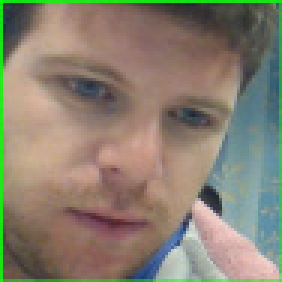
#> input picture face/images/comp000.jpeg, 94 x 94 px (shown 3 times larger)
$ python find_in_photo.py images/comp000.jpeg images/comp10.jpeg   (Python 2 division)   (older library calls are emulated)
#> lines starting #> are read from the running program, lines starting #| are printed output that depends on the picture; after the words box and inside, x2 and y2 are one past the last pixel; in counts of white or black regions, pixels touching at a corner belong together
import os,time
import numpy as np
import cv2,sys,traceback
faces_num = 0
def main():
    # Get user supplied values
    imagePath = sys.argv[1]
    try:
        frame_num = sys.argv[2]
        print frame_num
    except:
        frame_num = "Frame"
        traceback.print_exc(sys.stdout)
    scale = 1.1
    size = 20
    neighbors = 1
    done = False
    record = False
    debug = True
    faceCascade = cv2.CascadeClassifier(str("src/haarcascade_frontalface_default.xml"))
    eye_cascade = cv2.CascadeClassifier(str("src/haarcascade_eye.xml"))
    mouthCascade = cv2.CascadeClassifier(str("src/Mouth.xml"))
    noseCascade = cv2.CascadeClassifier(str("src/haarcascade_mcs_nose.xml"))
    glassesCascade = cv2.CascadeClassifier(str("src/eye_glasses.xml"))
    # Read the image
    # Detect faces in the image
    while not done:
        time.sleep(0.001)
        image = cv2.imread(imagePath)
#> image is the input picture: shape (94, 94, 3); mean B, G, R 112.7, 128.1, 137
        frame = image
        gray = cv2.cvtColor(image, cv2.COLOR_BGR2GRAY)
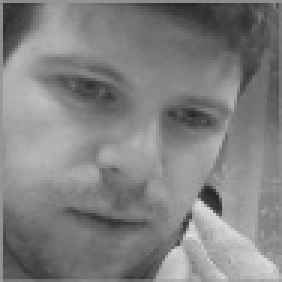
#> gray: shape (94, 94) (shown 3 times larger); min 37, max 225, mean 129
        faces = faceCascade.detectMultiScale(
            gray,
            scaleFactor=scale,
            minNeighbors=neighbors,
            minSize=(size, size),
            flags = cv2.cv.CV_HAAR_SCALE_IMAGE
        )
#> faces = [[2, 4, 89, 89]]
        # Draw a rectangle around the faces
        eye_counter = 0
        face_counter = 0
        feature_width = 10
        if len(faces)>0:
            for (x, y, w, h) in faces:
                mouth_found = False
                nose_found = False
                eye_found = False
                eye_up = 1
                face_counter+=1
                roi_gray = gray[y:y+h, x:x+w]
                roi_color = frame[y:y+h, x:x+w]
                eyes = eye_cascade.detectMultiScale(roi_gray)
                nose = noseCascade.detectMultiScale(roi_gray)
                mouth = mouthCascade.detectMultiScale(roi_gray)
                #cv2.rectangle(frame, (x, y), (x+w, y+h), (255, 0, 0), 2)
                #print 'face  : x = %s  y = %s  w = %s  h = %s'%(x,y,w,h)
                #print "number of eyes = %s"%len(eyes)
                if len(eyes) < 2:
                    eyes = glassesCascade.detectMultiScale(roi_gray)
                    #print len(eyes)
                for i in range(len (eyes)):
                    if eye_found :
                        break
                    for (ex,ey,ew,eh) in eyes:
                        # [6 lines of commented-out code are left out]
                        eye_counter+=1
                        if eye_counter > eye_up:
                            if abs(ey_1-ey) < 20 and abs(ex_1-ex) > 15 and abs(eh_1 -eh ) < 15:
                                #print 'eye_2 : x = %s  y = %s  w = %s  h = %s'%(ex,ey,ew,eh)
                                cv2.rectangle(roi_color,(ex+ew/2,ey+eh/2),(ex+ew/2,ey+eh/2),(0,255, 255),feature_width)
                                cv2.rectangle(roi_color,(ex_1+ew_1/2,ey_1+eh_1/2),(ex_1+ew_1/2,ey_1+eh_1/2),(0,255, 255),feature_width)
                                ex_2 = ex
                                ey_2 = ey
                                ew_2 = ew
                                eh_2 = eh
                                eye_found = True
                                eye_counter = 0
                                eye_up = 1
                                if debug :
                                    cv2.line(roi_color,(ex+ew,ey+eh/2),(ex+ew/2,ey+eh),(0, 255, 255),2)
                                    cv2.line(roi_color,(ex+ew/2,ey),(ex+ew,ey+eh/2),(0, 255, 255),2)
                                    cv2.line(roi_color,(ex+ew/2,ey),(ex,ey+eh/2),(0, 255, 255),2)
                                    cv2.line(roi_color,(ex+ew/2,ey+eh),(ex,ey+eh/2),(0, 255, 255),2)
                                    cv2.line(roi_color,(ex_1+ew_1,ey_1+eh_1/2),(ex_1+ew_1/2,ey_1+eh_1),(0, 255, 255),2)
                                    cv2.line(roi_color,(ex_1+ew_1/2,ey_1),(ex_1+ew_1,ey_1+eh_1/2),(0, 255, 255),2)
                                    cv2.line(roi_color,(ex_1+ew_1/2,ey_1),(ex_1,ey_1+eh_1/2),(0, 255, 255),2)
                                    cv2.line(roi_color,(ex_1+ew_1/2,ey_1+eh_1),(ex_1,ey_1+eh_1/2),(0, 255, 255),2)
                                if record:
                                    cv2.line(roi_color,(ex_1+ew_1/2,ey_1+eh_1/2),(ex_2+ew_2/2,ey_2+eh_2/2),(255, 255, 255),2)
                                break
                            else:
                                eye_counter = 0
                                eye_up += 1
                        elif eye_counter == eye_up:
                            #print 'eye_1 : x = %s  y = %s  w = %s  h = %s'%(ex,ey,ew,eh)
                            ex_1 = ex
                            ey_1 = ey
                            ew_1 = ew
                            eh_1 = eh
                for (mx,my,mw,mh) in mouth:
                    if not eye_found or mouth_found :
                        break
                    else:
                        if my>ey+20 and h <my+mh+20:
                            #print 'mouth : x = %s  y = %s  w = %s  h = %s'%(mx,my,mw,mh)
                            cv2.rectangle(roi_color,(mx+mw/2,my+mh/2),(mx+mw/2,my+mh/2),(255, 0, 255),feature_width)
                            if debug:
                                cv2.line(roi_color,(mx+mw/2,my),(mx,my+mh/2),(255, 0, 255),2)
                                cv2.line(roi_color,(mx+mw/2,my),(mx+mw,my+mh/2),(255, 0, 255),2)
                                cv2.line(roi_color,(mx+mw,my+mh/2),(mx+mw/2,my+mh),(255, 0, 255),2)
                                cv2.line(roi_color,(mx,my+mh/2),(mx+mw/2,my+mh),(255, 0, 255),2)
                            mouth_found = True
                            if record:
                                cv2.line(roi_color,(ex_1+ew_1/2,ey_1+eh_1/2),(mx+mw/2,my+mh/2),(255, 255, 255),2)
                                cv2.line(roi_color,(ex_2+ew_2/2,ey_2+eh_2/2),(mx+mw/2,my+mh/2),(255, 255, 255),2)
                            break
                for (nx,ny,nw,nh) in nose:
                    if not mouth_found or nose_found:
                        break
                    else:
                        #print 'nose : x = %s  y = %s  w = %s  h = %s'%(nx,ny,nw,nh)
                        if ny<my and ny >ey:
                            if (ex_1+ex_2)/2<nx+30 and (ex_1+ex_2)/2>nx-30:
                                nose_found = True
                                cv2.rectangle(roi_color,(nx+nw/2,ny+nh/2),(nx+nw/2,ny+nh/2),(255, 255, 0),feature_width)
                                if debug:
                                    cv2.line(roi_color,(nx+nw/2,ny),(nx,ny+nh/2),(255, 255, 0),2)
                                    cv2.line(roi_color,(nx+nw/2,ny),(nx+nw,ny+nh/2),(255, 255, 0),2)
                                    cv2.line(roi_color,(nx+nw,ny+nh/2),(nx+nw/2,ny+nh),(255, 255, 0),2)
                                    cv2.line(roi_color,(nx,ny+nh/2),(nx+nw/2,ny+nh),(255, 255, 0),2)

                                done = True
                                if record:
                                    cv2.line(roi_color,(ex_1+ew_1/2,ey_1+eh_1/2),(nx+nw/2,ny+nh/2),(255, 255, 255),2)
                                    cv2.line(roi_color,(ex_2+ew_2/2,ey_2+eh_2/2),(nx+nw/2,ny+nh/2),(255, 255, 255),2)
                                    cv2.line(roi_color,(nx+nw/2,ny+nh/2),(mx+mw/2,my+mh/2),(255, 255, 255),2)
                                break
                if done == True and (debug == True or record == True):
                   break
#> this loop made 1 pass
#> (x, y, w, h) on pass 1: (2, 4, 89, 89)
#> pass 1, in main, `roi_gray = gray[y:y+h, x:x+w]`:
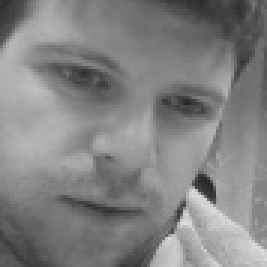
#> roi_gray: shape (89, 89) (shown 3 times larger); min 37, max 225, mean 130.3
#> pass 1, in main, `roi_color = frame[y:y+h, x:x+w]`:
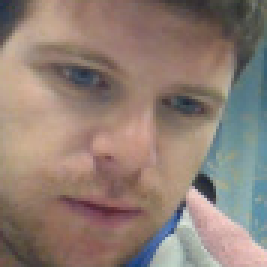
#> roi_color: shape (89, 89, 3) (shown 3 times larger); mean B, G, R 116.4, 126.1, 143.7
#> after the loop:
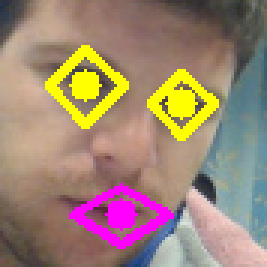
#> roi_color: shape (89, 89, 3) (shown 3 times larger); 11.27% of pixels changed, all inside (x1, y1, x2, y2) = (15, 15, 73, 83)
#> after the loop, eh_2 = 21; ew_2 = 21; ex_2 = 50; ey_2 = 24; eye_counter = 0; face_counter = 1
        #cv2.imwrite("./face.jpeg",frame)
        if done == True:
            if debug:
                #cv2.rectangle(frame, (x, y), (x+w, y+h), (0, 0, 255), 2)
                ##face rec
                cv2.line(frame,(x+w/2,y),(x,y+h/2),(0, 0, 255),2)
                cv2.line(frame,(x+w/2,y),(x+w,y+h/2),(0, 0, 255),2)
                cv2.line(frame,(x+w,y+h/2),(x+w/2,y+h),(0, 0, 255),2)
                cv2.line(frame,(x,y+h/2),(x+w/2,y+h),(0, 0, 255),2)
                #T draw'
                cv2.line(frame,(x+w/2,y),(nx+nw/2+x,ny+nh/2+y),(0, 0, 0),10)
                cv2.line(frame,(nx+nw/2+x,ny+nh/2+y),(mx+mw/2+x,my+mh/2+y),(0, 0, 0),10)
                cv2.line(frame,(nx+nw/2+x,ny+nh/2+y),(x+w/2,y+h),(0, 0, 0),10)
                cv2.line(frame,(ex_1+ew_1/2+x,ey_1+eh_1+y),(ex+ew/2+x,ey+eh+y),(0, 0, 0),10)
                cv2.line(frame,(ex_2+x,ey_2+eh_2/2+y),(ex_1+ew_1+x,ey_1+eh_1/2+y),(0, 0, 0),10)
                cv2.line(frame,(ex_1+x,ey_1+eh_1/2+y),(ex_2+ew_2+x,ey_2+eh_2/2+y),(0, 0, 0),10)
                cv2.line(frame,(nx+x,ny+nh/2+y),(nx+nw+x,ny+nh/2+y),(0, 0, 0),10)
                cv2.line(frame,(mx+x,my+mh/2+y),(mx+mw+x,my+mh/2+y),(0, 0, 0),10)

            #print "scale = %s"%scale
            cv2.imwrite("after/%s"%frame_num,frame)
            #cv2.imshow(frame_num, frame)
            #cv2.waitKey(0)
        else:
            size += 10
            if size > 50:
                size = 10
                scale +=0.1
                #print scale
            #print size
        if scale > 1.7:
            done = True
            #print "Cannot detect face"
if __name__ == '__main__':
    main()
